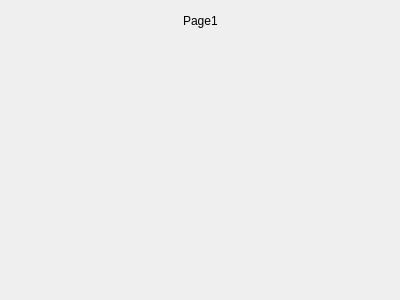
<?xml version="1.0" encoding="UTF-8"?>
<ui version="4.0">
 <class>Page1</class>
 <widget class="QWidget" name="Page1">
  <property name="geometry">
   <rect>
    <x>0</x>
    <y>0</y>
    <width>400</width>
    <height>300</height>
   </rect>
  </property>
  <property name="windowTitle">
   <string>Form</string>
  </property>
  <layout class="QHBoxLayout" name="horizontalLayout_2">
   <item>
    <layout class="QVBoxLayout" name="verticalLayout">
     <item>
      <layout class="QHBoxLayout" name="horizontalLayout">
       <item>
        <spacer name="horizontalSpacer">
         <property name="orientation">
          <enum>Qt::Horizontal</enum>
         </property>
         <property name="sizeHint" stdset="0">
          <size>
           <width>40</width>
           <height>20</height>
          </size>
         </property>
        </spacer>
       </item>
       <item>
        <widget class="QLabel" name="label">
         <property name="text">
          <string>Page1</string>
         </property>
        </widget>
       </item>
       <item>
        <spacer name="horizontalSpacer_2">
         <property name="orientation">
          <enum>Qt::Horizontal</enum>
         </property>
         <property name="sizeHint" stdset="0">
          <size>
           <width>40</width>
           <height>20</height>
          </size>
         </property>
        </spacer>
       </item>
      </layout>
     </item>
     <item>
      <spacer name="verticalSpacer">
       <property name="orientation">
        <enum>Qt::Vertical</enum>
       </property>
       <property name="sizeHint" stdset="0">
        <size>
         <width>20</width>
         <height>40</height>
        </size>
       </property>
      </spacer>
     </item>
    </layout>
   </item>
  </layout>
 </widget>
 <resources/>
 <connections/>
</ui>
